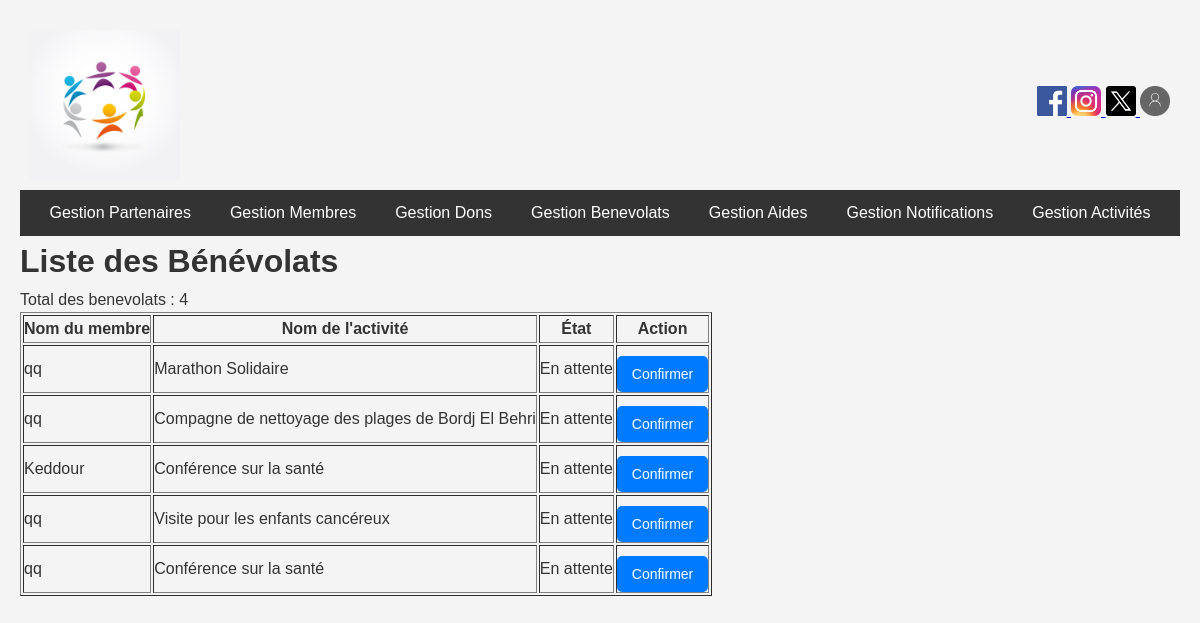
/public/index.php/gestionbenevolat (signed in), run on the app's committed database.
### tables this page shows
CREATE TABLE `Benevstat` (
  `id` int NOT NULL,
  `stat` int DEFAULT NULL
);

CREATE TABLE `Benevolat` (
  `id` int NOT NULL,
  `membre_id` int NOT NULL,
  `activite_id` int NOT NULL,
  `etat` varchar(255) DEFAULT NULL
);

CREATE TABLE `Membre` (
  `id` int NOT NULL,
  `username` varchar(50) NOT NULL,
  `password` varchar(255) NOT NULL,
  `nom` varchar(255) DEFAULT NULL,
  `prenom` varchar(255) DEFAULT NULL,
  `approuv` tinyint(1) DEFAULT NULL,
  `cartedemande` enum('Premium','Jeune','Classique') DEFAULT NULL,
  `cartetype` enum('Premium','Jeune','Classique') DEFAULT NULL,
  `dateinscription` datetime DEFAULT NULL,
  `adresse` varchar(255) DEFAULT NULL,
  `profession` varchar(255) DEFAULT NULL,
  `carteid` varchar(255) DEFAULT NULL,
  `carte` varchar(255) DEFAULT NULL,
  `recu` varchar(255) DEFAULT NULL,
  `photo` varchar(255) DEFAULT NULL
);

CREATE TABLE `Activite` (
  `id` int NOT NULL,
  `titre` varchar(100) NOT NULL,
  `description` text NOT NULL,
  `date` datetime DEFAULT NULL,
  `lieu` varchar(255) DEFAULT NULL,
  `categorie` varchar(50) NOT NULL
);

### app/controllers/GestionBenevolatController.php (called while the page is built, shortened)
<?php
class GestionBenevolatController
{
    public function index()
    {
        $database = Database::getInstance()->getConnection();
        $benevolatModel = new Benevolat($database);
        $benevolats = $benevolatModel->getPendingBenevolats();
        $benevstatModel = new Benevstat($database);
        $stat = $benevstatModel->getStat();
        include __DIR__ . '/../views/benevolat/list.php';
    }
}

### app/helpers/session.php (called while the page is built, shortened)
<?php
class Session {
    public static function get($key, $default = null) {
        return $_SESSION[$key] ?? $default;
    }
}

### app/models/Benevstat.php (called while the page is built, shortened)
<?php
class Benevstat {
    private $db;
    public function __construct($db) {
        $this->db = $db;
    }
    public function getStat() {
        $stmt = $this->db->prepare("SELECT stat FROM Benevstat WHERE id = 1");
        $stmt->execute();
        $result = $stmt->fetch(PDO::FETCH_ASSOC);
        return $result ? (int)$result['stat'] : 0;
    }
}
?>

### app/models/Benevolat.php (called while the page is built, shortened)
<?php
class Benevolat
{
    private $db;
    public function __construct($db) {
        $this->db = $db;    }
    public function getPendingBenevolats()
{
    $query = "
        SELECT
            Benevolat.id AS benevolat_id,
            Benevolat.etat,
            Membre.nom AS membre_nom,
            Activite.titre AS activite_nom
        FROM
            Benevolat
        JOIN
            Membre ON Membre.id = Benevolat.membre_id
        JOIN
            Activite ON Activite.id = Benevolat.activite_id
        WHERE
            Benevolat.etat IS NULL OR Benevolat.etat = 'En attente'
    ";
    $stmt = $this->db->prepare($query);
    $stmt->execute();
    return $stmt->fetchAll(PDO::FETCH_ASSOC);
}
}
?>

### app/views/benevolat/list.php (the view, shortened to what this page needs)
<!DOCTYPE html>
<html lang="fr">
<head>
</head>
<?php include __DIR__ . '/../admin/index.php'; ?>
<body>
    <h1>Liste des Bénévolats</h1>
    <p>Total des benevolats : <?php echo $stat; ?></p>
    <table border="1">
        <thead>
            <tr>
                <th>Nom du membre</th>
                <th>Nom de l'activité</th>
                <th>État</th>
                <th>Action</th>
            </tr>
        </thead>
        <tbody>
            <?php if (!empty($benevolats)): ?>
                <?php foreach ($benevolats as $benevolat): ?>
                    <tr>
                        <td><?php echo htmlspecialchars($benevolat['membre_nom']); ?></td>
                        <td><?php echo htmlspecialchars($benevolat['activite_nom']); ?></td>
                        <td><?php echo $benevolat['etat'] ?? 'En attente'; ?></td>
                        <td>
                            <form method="POST" action="/Projet_WEB/public/index.php/benevolat/confirmer" style="display:inline;">
                                <button type="submit">Confirmer</button>
                            </form>
                        </td>
                    </tr>
                <?php endforeach; ?>
            <?php else: ?>
                <tr>
                    <td colspan="4">Aucun bénévolat en attente.</td>
                </tr>
            <?php endif; ?>
        </tbody>
    </table>
</body>
</html>

### public/index.php (shortened to what this page needs)
<?php
require_once __DIR__ . '/../app/routes.php';
require_once __DIR__ . '/../app/helpers/session.php';
$requestUri = $_SERVER['REQUEST_URI'];
$scriptName = $_SERVER['SCRIPT_NAME'];
$pathInfo = str_replace($scriptName, '', $requestUri);
$pathInfo = trim($pathInfo, '/');
$url = $pathInfo ?: 'home';
foreach ($routes as $route => $action) {
    if ($url === $route) {
        [$controllerName, $method] = explode('@', $action);
        $controller = new $controllerClass();
        $controller->$method();
        break;
    }
}

### app/views/admin/index.php (shortened to what this page needs)
<!DOCTYPE html>
<html lang="fr">
<head>
    <link rel="stylesheet" href="/Projet_WEB/public/css/styles.css">
</head>
<body>
<header>
    <div class="header-container">
        <img src="/Projet_WEB/public/assets/images/logo.jpg" alt="Logo de l'association" class="logo">
        <div class="social-links">
            <a href="https://www.facebook.com/" target="_blank">
                <img src="/Projet_WEB/public/assets/images/facebook.png" alt="Facebook">
            </a>
            <a href="https://www.instagram.com/" target="_blank">
                <img src="/Projet_WEB/public/assets/images/instagram.jpeg" alt="Instagram">
            </a>
            <a href="https://www.x.com/" target="_blank">
                <img src="/Projet_WEB/public/assets/images/x.png" alt="X">
            </a>
                <img src="/Projet_WEB/public/assets/images/compte.png" alt="Compte" id="account-toggle">
        </div>
    </div>
</header>
<?php if (Session::get('id')): ?>
<nav class="navbar">
    <ul>
        <li><a href="/Projet_WEB/public/index.php/partners">Gestion Partenaires</a></li>
        <li><a href="/Projet_WEB/public/index.php/gestionmembres">Gestion Membres</a></li>
        <li><a href="/Projet_WEB/public/index.php/gestiondon">Gestion Dons</a></li>
        <li><a href="/Projet_WEB/public/index.php/gestionbenevolat">Gestion Benevolats</a></li>
        <li><a href="/Projet_WEB/public/index.php/gestionaide">Gestion Aides</a></li>
        <li><a href="/Projet_WEB/public/index.php/gestionnotif">Gestion Notifications</a></li>
        <li><a href="/Projet_WEB/public/index.php/gestionactivite">Gestion Activités</a></li>
    </ul>
</nav>
<?php else: ?>
<?php endif; ?>

### public/css/styles.css (style rules this page uses)
.header-container { display: flex; justify-content: space-between; align-items: center; padding: 10px; }
.logo { width: 150px; }
.social-links a img { width: 30px; height: 30px; cursor: pointer; }
.social-links img { width: 30px; height: 30px; cursor: pointer; }
.navbar { background-color: #333; color: white; padding: 10px; }
.navbar ul { list-style: none; padding: 0; display: flex; justify-content: space-around; }
.navbar ul li { display: inline; }
.navbar ul li a { color: white; text-decoration: none; }
* { margin: 0; padding: 0; box-sizing: border-box; }
body { font-family: 'Arial', sans-serif; line-height: 1.6; background-color: #f9f9f9; color: #333; padding: 20px; }
body { font-family: 'Arial', sans-serif; line-height: 1.6; background-color: #f4f4f4; color: #333; padding: 20px; }
button { background-color: #007BFF; color: #fff; border: none; padding: 10px 15px; border-radius: 5px; cursor: pointer; font-size: 14px; margin-top: 10px; transition: background-color 0.3s ease; }

### data on the page
benevstat: stat "4"
benevolat: membre.nom "qq", activite.titre "Marathon Solidaire", etat "En attente"
benevolat: membre.nom "qq", activite.titre "Compagne de nettoyage des plages de Bordj El Behri", etat "En attente"
benevolat: membre.nom "Keddour", activite.titre "Conférence sur la santé", etat "En attente"
benevolat: membre.nom "qq", activite.titre "Visite pour les enfants cancéreux", etat "En attente"
benevolat: membre.nom "qq", activite.titre "Conférence sur la santé", etat "En attente"
